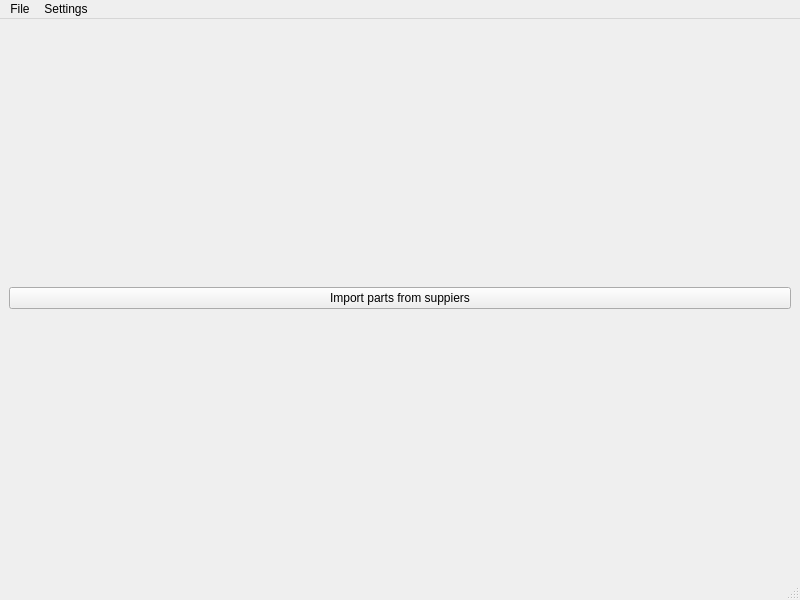
<?xml version="1.0" encoding="UTF-8"?>
<ui version="4.0">
 <class>MainWindow</class>
 <widget class="QMainWindow" name="MainWindow">
  <property name="geometry">
   <rect>
    <x>0</x>
    <y>0</y>
    <width>800</width>
    <height>600</height>
   </rect>
  </property>
  <property name="windowTitle">
   <string>QnTree</string>
  </property>
  <widget class="QWidget" name="centralwidget">
   <layout class="QGridLayout" name="gridLayout">
    <item row="0" column="0">
     <widget class="QPushButton" name="pushButtonImportParts">
      <property name="text">
       <string>Import parts from suppiers</string>
      </property>
     </widget>
    </item>
   </layout>
  </widget>
  <widget class="QMenuBar" name="menubar">
   <property name="geometry">
    <rect>
     <x>0</x>
     <y>0</y>
     <width>800</width>
     <height>22</height>
    </rect>
   </property>
   <widget class="QMenu" name="menuFile">
    <property name="title">
     <string>File</string>
    </property>
   </widget>
   <widget class="QMenu" name="menuSettings">
    <property name="title">
     <string>Settings</string>
    </property>
    <addaction name="actionInvenTree_access"/>
    <addaction name="actionSupplier_settings"/>
   </widget>
   <addaction name="menuFile"/>
   <addaction name="menuSettings"/>
  </widget>
  <widget class="QStatusBar" name="statusbar"/>
  <action name="actionInvenTree_access">
   <property name="text">
    <string>InvenTree</string>
   </property>
  </action>
  <action name="actionSupplier_settings">
   <property name="text">
    <string>Supplier settings</string>
   </property>
  </action>
 </widget>
 <resources/>
 <connections/>
</ui>
